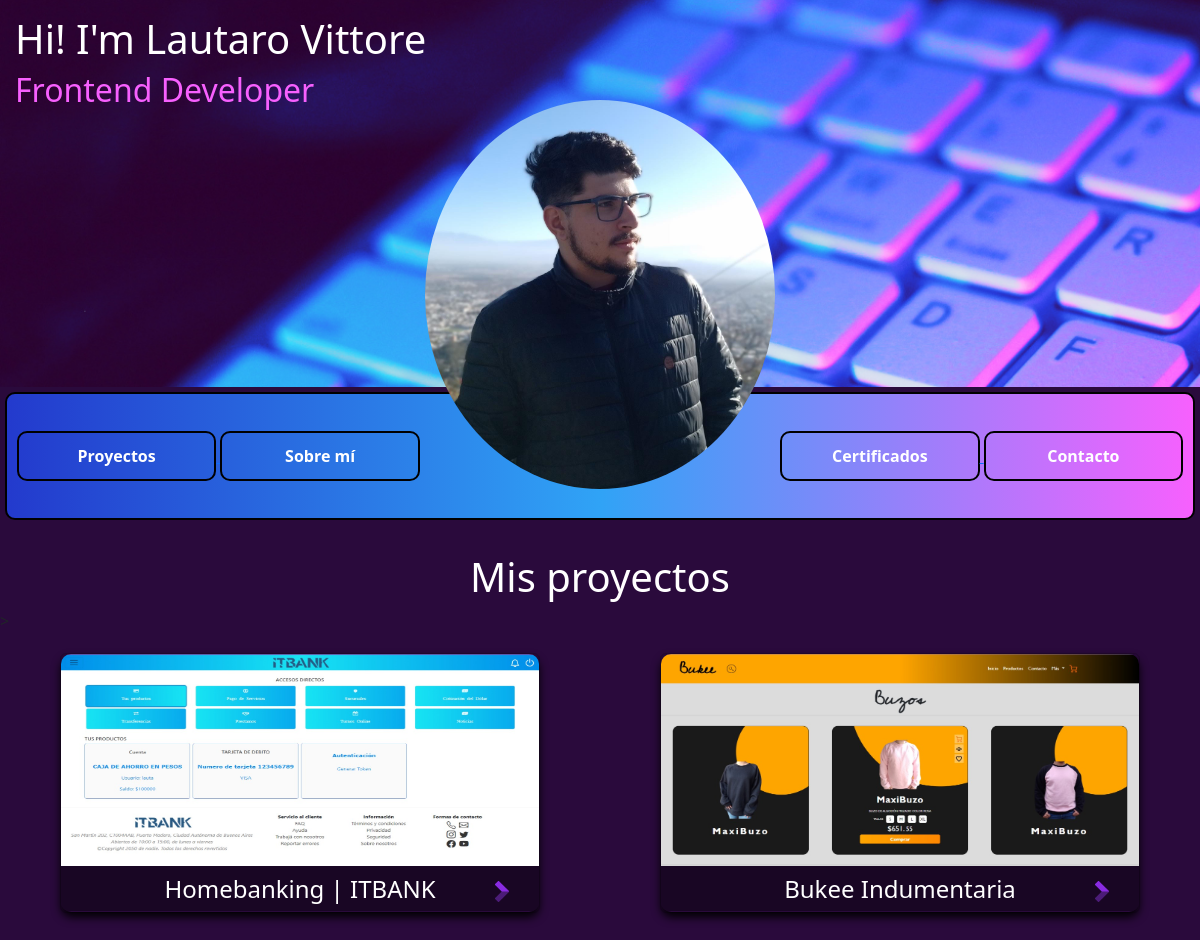
The page /proyectos/ on the database its author committed.
### proyectos/models.py (models this page shows)
class Proyectos(models.Model):
    id = models.IntegerField(blank=True, primary_key=True)
    titulo = models.TextField(blank=True, null=True)
    descripcion = models.TextField(blank=True, null=True)
    imagen = models.ImageField(upload_to='projects',verbose_name="Imagen",null=True, blank=True, db_column='imagen')  # Field name made lowercase. This field type is a guess.
    titulodos = models.TextField(db_column='tituloDos', blank=True, null=True)  # Field name made lowercase.
    linkp = models.TextField(db_column='linkP', blank=True, null=True)
    linkr = models.TextField(db_column='linkR', blank=True, null=True)
    class Meta:
        managed = False
        db_table = 'proyectos'

### proyectos/views.py (the view)
# urls.py: path('proyectos/', view_proyectos.proyectos, name= "proyectos"),
def proyectos(request):
    proyecto = Proyectos.objects.all()
    return render(request, "proyectos/proyectos.html", {'proyecto':proyecto})

### proyectos/templates/proyectos/proyectos.html (shortened to what this page needs)
{% extends 'portfolio/base.html' %}
{% load static %}
{% block content %}
<h1 class="miProyecto">Mis proyectos</h1>>
<div class="proyectos">
  {% for proyecto in proyecto %}
    <div class="card">
        <div class="face front">
            <img src="{{proyecto.imagen.url}}" class="card-img-top imgProyecto" alt="...">
            <div class="arrow">
              <span></span>
              <span></span>
              <span></span>
            </div>
            <h5 class="title">{{ proyecto.titulo }}</h5>
        </div>
        <div class="face back">
          <h5 class="title">{{ proyecto.titulo }}</h5>
          <p class="text">{{ proyecto.descripcion }}</p>
          <a href="{{ proyecto.linkp }}" class="btnVer btn-primary">Ver página</a>
          <a href="{{ proyecto.linkr }}" class="btnVer btn-primary">Repositorio</a>
        </div>
    </div>
    {% endfor %}
  </div>
{% endblock %}

### portfolio/static/portfolio/css/style.css (style rules this page uses)
body { background-color: rgb(42, 10, 60); }
.miProyecto { text-align: center; color: rgb(255, 255, 255); }
h1 { color: white; }
.proyectos { justify-content: space-around; display: flex; flex-wrap: wrap; height: 500px; }
.card { position: relative; width: 40%; height: 260px; background-color: transparent; margin: 20px; }
.card .face { position: absolute; width: 100%; height: 100%; backface-visibility: hidden; border-radius: 10px; overflow: hidden; transition: .5s; }
.card .front { transform: perspective(1000px) rotateY(0deg); box-shadow: 0 5px 10px black ; }
.card .front .title { width: 100%; height: 45px; line-height: 45px; color: white; background-color: rgba(0, 0, 0, 0.39); text-align: center; }
.card .back { transform: perspective(1000px) rotateY(180deg); background-color: black; padding: 15px; color: white; display: flex; flex-direction: column; justify-content: space-between; text-align: center; box-shadow: 0 10px 15px black; }
.card .back .title { font-size: 30px; margin-top: 20px; letter-spacing: 2px; }
.card .back .text { letter-spacing: 1px; }
.imgProyecto { width: 100%; height: 82%; }
.btnVer { text-align: center; background-color: transparent; text-decoration: none; color: blueviolet; width: 50%; margin: 0 auto; }
.arrow { position: absolute; top: 95%; left: 90%; transform: translate(-50%, -50%); transform: rotate(90deg); cursor: pointer; }
.arrow span { display: block; width: 15px; height: 15px; border-top: 5px solid rgb(75, 28, 119); border-left: 5px solid blueviolet; transform: rotate(45deg); margin: -15px; animation: animate 2s infinite; }
.arrow span:nth-child(2) { animation-delay: -0.2s; }
.arrow span:nth-child(3) { animation-delay: -0.4s; }
.title { color: #fff; font-weight: 500; font-size: 1.5rem; line-height: 1; margin-bottom: 0.7rem; }
.text { color: rgb(255, 255, 255); margin: 1.5rem 0 2rem 0; }

### rows shown on the page
Proyectos: imagen (picture), titulo "Homebanking | ITBANK"
Proyectos: imagen (picture), titulo "Bukee Indumentaria"
